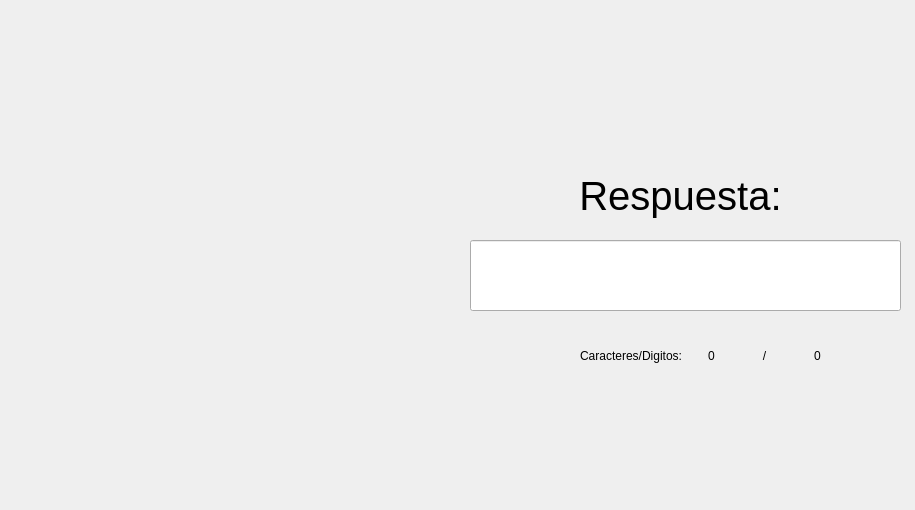
<?xml version="1.0" encoding="UTF-8"?>
<ui version="4.0">
 <class>Form</class>
 <widget class="QWidget" name="Form">
  <property name="geometry">
   <rect>
    <x>0</x>
    <y>0</y>
    <width>915</width>
    <height>510</height>
   </rect>
  </property>
  <property name="windowTitle">
   <string>Form</string>
  </property>
  <widget class="QStackedWidget" name="listWidget_panelVersion">
   <property name="geometry">
    <rect>
     <x>10</x>
     <y>10</y>
     <width>451</width>
     <height>491</height>
    </rect>
   </property>
   <property name="toolTipDuration">
    <number>0</number>
   </property>
   <property name="styleSheet">
    <string notr="true"/>
   </property>
   <property name="frameShape">
    <enum>QFrame::NoFrame</enum>
   </property>
   <property name="frameShadow">
    <enum>QFrame::Plain</enum>
   </property>
   <property name="currentIndex">
    <number>-1</number>
   </property>
  </widget>
  <widget class="QLineEdit" name="lineEdit_respuesta">
   <property name="geometry">
    <rect>
     <x>470</x>
     <y>240</y>
     <width>431</width>
     <height>71</height>
    </rect>
   </property>
   <property name="font">
    <font>
     <pointsize>13</pointsize>
    </font>
   </property>
   <property name="alignment">
    <set>Qt::AlignCenter</set>
   </property>
  </widget>
  <widget class="QLabel" name="label">
   <property name="geometry">
    <rect>
     <x>560</x>
     <y>160</y>
     <width>241</width>
     <height>71</height>
    </rect>
   </property>
   <property name="font">
    <font>
     <pointsize>30</pointsize>
    </font>
   </property>
   <property name="text">
    <string>Respuesta:</string>
   </property>
   <property name="alignment">
    <set>Qt::AlignCenter</set>
   </property>
  </widget>
  <widget class="QWidget" name="horizontalLayoutWidget">
   <property name="geometry">
    <rect>
     <x>580</x>
     <y>320</y>
     <width>261</width>
     <height>71</height>
    </rect>
   </property>
   <layout class="QHBoxLayout" name="horizontalLayout">
    <item>
     <widget class="QLabel" name="label_2">
      <property name="text">
       <string>Caracteres/Digitos:</string>
      </property>
      <property name="alignment">
       <set>Qt::AlignRight|Qt::AlignTrailing|Qt::AlignVCenter</set>
      </property>
     </widget>
    </item>
    <item>
     <widget class="QLabel" name="bel_noChars">
      <property name="text">
       <string>0</string>
      </property>
      <property name="alignment">
       <set>Qt::AlignCenter</set>
      </property>
     </widget>
    </item>
    <item>
     <widget class="QLabel" name="label_3">
      <property name="text">
       <string>/</string>
      </property>
      <property name="alignment">
       <set>Qt::AlignCenter</set>
      </property>
     </widget>
    </item>
    <item>
     <widget class="QLabel" name="bel_maxChars">
      <property name="text">
       <string>0</string>
      </property>
      <property name="alignment">
       <set>Qt::AlignCenter</set>
      </property>
     </widget>
    </item>
   </layout>
  </widget>
 </widget>
 <resources>
  <include location="../../IMAG.qrc"/>
 </resources>
 <connections/>
</ui>
